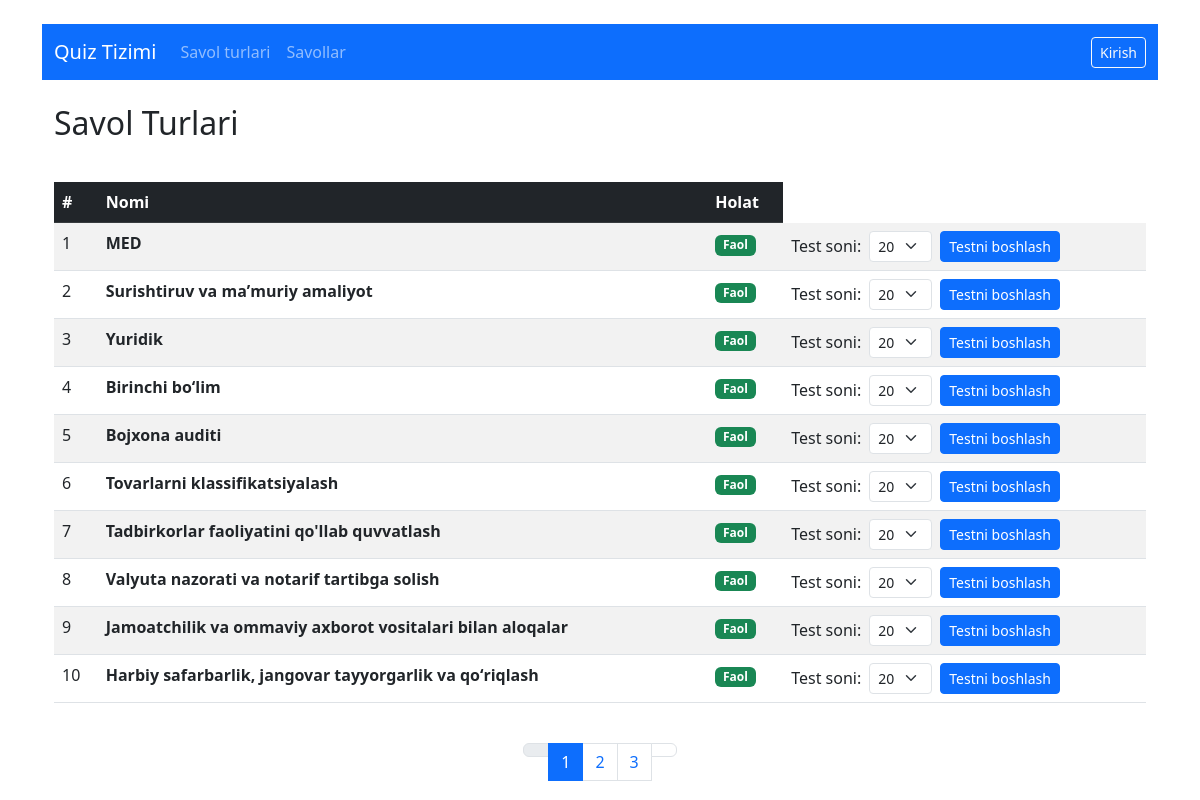
The app's page /quiz/quiztypes/, older data.
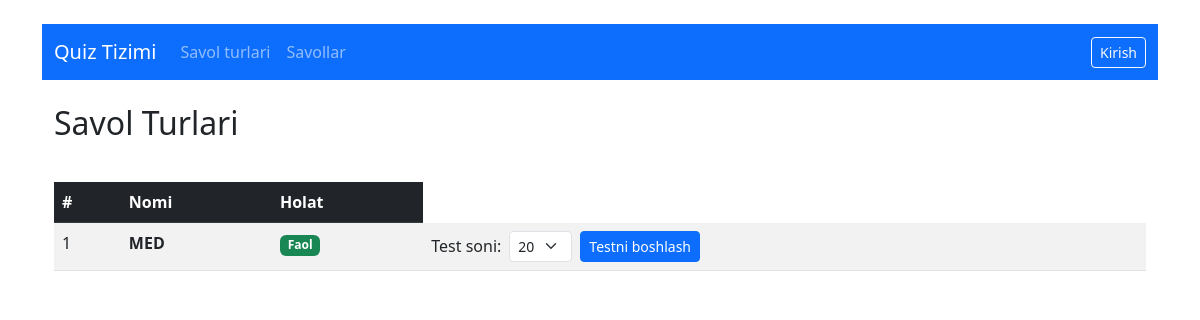
The same page, newer data.
### quiz/models.py (models this page shows, shortened)
class QuizType(models.Model):
    name = models.CharField(max_length=200)
    is_active = models.BooleanField(default=True)

### quiz/views.py (the view)
# urls.py: path('quiztypes/', views.QuizTypeListView.as_view(), name='quiztype_list'),
class QuizTypeListView(ListView):
    model = QuizType
    template_name = 'quiz/quiztype_list.html'
    context_object_name = 'quiztypes'
    paginate_by = 10
    def get_queryset(self):
        return QuizType.objects.filter(is_active=True).order_by('-id')

### quiz/templates/quiz/quiztype_list.html (shortened to what this page needs)
{% extends 'quiz/base.html' %}
{% block content %}
<div class="container-fluid">
    <div class="row mb-4">
        <div class="col-12">
            <h2 class="mb-3">Savol Turlari</h2>
        </div>
    </div>
    <div class="row">
        <div class="col-12">
            <div class="table-responsive">
                <table class="table table-striped table-hover">
                    <thead class="table-dark">
                        <tr>
                            <th scope="col" class="text-nowrap">#</th>
                            <th scope="col" class="text-nowrap">Nomi</th>
                            <th scope="col" class="text-nowrap">Holat</th>
                        </tr>
                    </thead>
                    <tbody>
                    {% for qt in quiztypes %}
                        <tr>
                            <td class="text-nowrap">{{ forloop.counter0|add:page_obj.start_index }}</td>
                            <td class="fw-bold">{{ qt.name }}</td>
                            <td>
                                <span class="badge bg-{% if qt.is_active %}success{% else %}secondary{% endif %}">
                                    {% if qt.is_active %}Faol{% else %}Nofaol{% endif %}
                                </span>
                            </td>
                            <td>
                                <div class="d-flex flex-column flex-md-row gap-2 align-items-start align-items-md-center">
                                    <form action="{% url 'start_quiz' qt.pk %}" method="get" class="d-flex flex-column flex-sm-row gap-2 align-items-start align-items-sm-center">
                                        <div class="d-flex flex-column flex-sm-row align-items-start align-items-sm-center gap-2">
                                            <label for="count_{{ qt.pk }}" class="form-label mb-0 text-nowrap">Test soni:</label>
                                            <select id="count_{{ qt.pk }}" name="count" class="form-select form-select-sm w-auto">
                                                <option value="20" selected>20</option>
                                            </select>
                                        </div>
                                        <button type="submit" class="btn btn-sm btn-primary text-nowrap">
                                             Testni boshlash
                                        </button>
                                    </form>
                                </div>
                            </td>
                        </tr>
                    {% endfor %}
                    </tbody>
                </table>
            </div>
        </div>
    </div>
    {% if is_paginated %}
        <div class="row mt-4">
            <div class="col-12">
                <nav aria-label="Sahifalash navigatsiyasi">
                    <ul class="pagination justify-content-center flex-wrap">
                        {% if page_obj.has_previous %}
                            <li class="page-item">
                                <a class="page-link" href="?page={{ page_obj.previous_page_number }}" aria-label="Oldingi">
                                    <i class="bi bi-chevron-left"></i>
                                </a>
                            </li>
                        {% else %}
                            <li class="page-item disabled">
                                <span class="page-link">
                                </span>
                            </li>
                        {% endif %}
                        {% for i in paginator.page_range %}
                            {% if page_obj.number == i %}
                                <li class="page-item active">
                                    <span class="page-link">{{ i }}</span>
                                </li>
                            {% elif i > page_obj.number|add:'-3' and i < page_obj.number|add:'3' %}
                                <li class="page-item">
                                    <a class="page-link" href="?page={{ i }}">{{ i }}</a>
                                </li>
                            {% endif %}
                        {% endfor %}
                        {% if page_obj.has_next %}
                            <li class="page-item">
                                <a class="page-link" href="?page={{ page_obj.next_page_number }}" aria-label="Keyingi">
                                </a>
                            </li>
                        {% else %}
                            <li class="page-item disabled">
                                <span class="page-link">
                                    <i class="bi bi-chevron-right"></i>
                                </span>
                            </li>
                        {% endif %}
                    </ul>
                </nav>
            </div>
        </div>
    {% endif %}
</div>
{% endblock %}

### quiz/templates/quiz/base.html (shortened to what this page needs)
<!DOCTYPE html>
<html lang="uz">
<head>
    <link href="https://cdn.jsdelivr.net/npm/bootstrap@5.3.0/dist/css/bootstrap.min.css" rel="stylesheet">
</head>
<body>
    <div class="container mt-4">
        {% include 'quiz/navbar.html' %}
        {% block content %}{% endblock %}
    </div>
</body>
</html>

### quiz/templates/quiz/navbar.html (shortened to what this page needs)
<nav class="navbar navbar-expand-lg navbar-dark bg-primary mb-4">
    <div class="container-fluid">
        <a class="navbar-brand" href="{% url 'home' %}">Quiz Tizimi</a>
        <div class="navbar-nav">
            <a class="nav-link" href="{% url 'quiztype_list' %}">Savol turlari</a>
        </div>
        <div class="navbar-nav">
            <a class="nav-link" href="{% url 'question_list' %}">Savollar</a>
        </div>
        <div class="ms-auto">
            {% if user.is_authenticated %}
                <span class="navbar-text me-3">{{ user.username }}</span>
                <a href="{% url 'logout' %}" class="btn btn-outline-light btn-sm">Chiqish</a>
            {% else %}
                <a href="{% url 'login' %}" class="btn btn-outline-light btn-sm">Kirish</a>
            {% endif %}
        </div>
    </div>
</nav>

Row changes from the older to the newer data that the page shows:
removed QuizType: name "Surishtiruv va maʼmuriy amaliyot", is_active "Faol", count "20"
removed QuizType: name "Yuridik", is_active "Faol", count "20"
removed QuizType: name "Birinchi boʻlim", is_active "Faol", count "20"
removed QuizType: name "Bojxona auditi", is_active "Faol", count "20"
removed QuizType: name "Tovarlarni klassifikatsiyalash", is_active "Faol", count "20"
removed QuizType: name "Tadbirkorlar faoliyatini qo'llab quvvatlash", is_active "Faol", count "20"
removed QuizType: name "Valyuta nazorati va notarif tartibga solish", is_active "Faol", count "20"
removed QuizType: name "Jamoatchilik va ommaviy axborot vositalari bilan aloqalar", is_active "Faol", count "20"
removed QuizType: name "Harbiy safarbarlik, jangovar tayyorgarlik va qoʻriqlash", is_active "Faol", count "20"
Text that changed along with them:
list line gone: "1"
list line gone: "2"
list line gone: "3"
